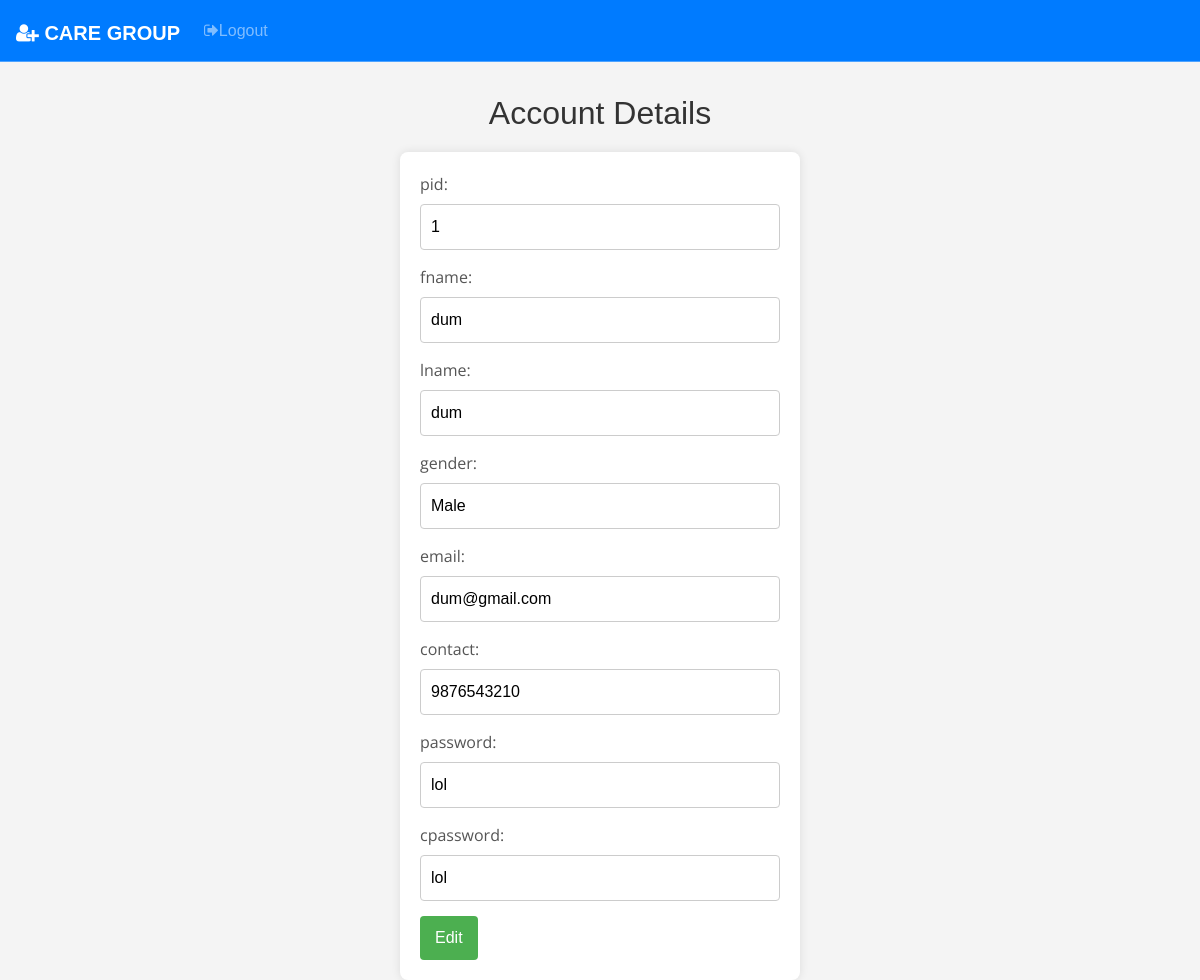
Page /account-details.php?table=patreg&page=adminpanel1.php&id=1 (signed in) on the committed database.
### tables this page shows
CREATE TABLE `patreg` (
  `pid` int(11) NOT NULL,
  `fname` varchar(20) NOT NULL,
  `lname` varchar(20) NOT NULL,
  `gender` varchar(10) NOT NULL,
  `email` varchar(30) NOT NULL,
  `contact` varchar(10) NOT NULL,
  `password` varchar(30) NOT NULL,
  `cpassword` varchar(30) NOT NULL
);

### account-details.php (the view, shortened to what this page needs)
<?php
include('./include/config.php');
$table = $_GET['table'];
$id = $_GET['id'];
$page = $_GET['page'];
if (isset($_GET['table']) && isset($_GET['id']) && isset($_GET['page'])) {
    if ($table == "patreg") {
        $query = "SELECT * FROM $table WHERE pid = '$id'";
    }else {
        $query = "SELECT * FROM $table WHERE id = '$id'";
    }
    $result = mysqli_query($con, $query);
    if ($result) {
        $row = mysqli_fetch_assoc($result);
    } else {
        echo "Error: " . mysqli_error($con);
        exit();
    }
} else {
    echo "Invalid parameters.";
    exit();
}
?>
<!DOCTYPE html>
<html lang="en">
<head>
    <link rel="stylesheet" type="text/css" href="font-awesome-4.7.0/css/font-awesome.min.css">
    <link rel="stylesheet" href="style.css">
    <link rel="stylesheet" href="vendor/fontawesome/css/font-awesome.min.css">
    <link rel="stylesheet" href="https://maxcdn.bootstrapcdn.com/bootstrap/4.0.0-beta/css/bootstrap.min.css"
>
</head>
<body>
    <nav class="navbar navbar-expand-lg navbar-dark bg-primary fixed-top">
        <a class="navbar-brand" href="<?php echo $page; ?>"><i class="fa fa-user-plus" aria-hidden="true"></i> CARE GROUP </a>
        <div class="collapse navbar-collapse" id="navbarSupportedContent">
            <ul class="navbar-nav mr-auto">
                <li class="nav-item">
                    <a class="nav-link" href="logout.php"><i class="fa fa-sign-out" aria-hidden="true"></i>Logout</a>
                </li>
                <li class="nav-item">
                    <a class="nav-link" href="#"></a>
                </li>
            </ul>
        </div>
    </nav>
    <div>
        <h2>Account Details</h2>
        <form method="post" action="<?php echo $_SERVER['REQUEST_URI']; ?>">
            <?php
            global $row;
            foreach ($row as $key => $value) {
                if ($key !== 'id') {
                    echo "<label for='$key'>$key:</label>";
                    echo "<input type='text' name='$key' id='$key' value='$value' readonly>";
                }
            }
            ?>
            <button type="button" id="editButton" onclick="enableEdit()">Edit</button>
        </form>
    </div>
</body>
</html>

### css/style.css (style rules this page uses)
body { width: 100%; height: 100%; font-family: 'Open Sans', sans-serif; font-weight: 300; color: #666; background-color: #3931af; font-size: 16px; line-height: 1.6em; }
html { width: 100%; height: 100%; }
label, input, button, select, textarea { font-family: 'Open Sans', sans-serif; font-size: inherit; line-height: inherit; }
h2 { font-size: 36px; }
h1, h2, h3, h4, h5, h6 { margin: 0 0 30px; font-family: 'Roboto', sans-serif; font-weight: 400; color: #444; line-height: 1em; }
a { color: #666; -webkit-transition: all .2s ease-in-out; -moz-transition: all .2s ease-in-out; transition: all .2s ease-in-out; }
.navbar-brand { padding-top: 15px; margin-top: 5px; padding-bottom: 0; }
.navbar { margin-bottom: 0; border-bottom: 1px solid rgba(255,255,255,.3); }
.navbar-brand { font-weight: 700; }

### account-details.php (style rules this page uses)
body { font-family: Arial, sans-serif; background-color: #f4f4f4; margin: 0; padding: 0; }
h2 { text-align: center; color: #333; margin-top: 70px; }
form { max-width: 400px; margin: 0 auto; background-color: #fff; padding: 20px; border-radius: 8px; box-shadow: 0 0 10px rgba(0, 0, 0, 0.1); margin-top: 20px; }
label { display: block; margin-bottom: 8px; color: #555; }
input { width: 100%; padding: 10px; margin-bottom: 15px; border: 1px solid #ccc; border-radius: 4px; box-sizing: border-box; }
button { background-color: #4caf50; color: #fff; padding: 10px 15px; border: none; border-radius: 4px; cursor: pointer; }

### rows in the picture
patreg: pid "1", fname "dum", lname "dum", gender "Male", email "dum@gmail.com", contact "9876543210", password "lol", cpassword "lol"

### other values in the picture
$key "pid"
$key "fname"
$key "lname"
$key "gender"
$key "email"
$key "contact"
$key "password"
$key "cpassword"
